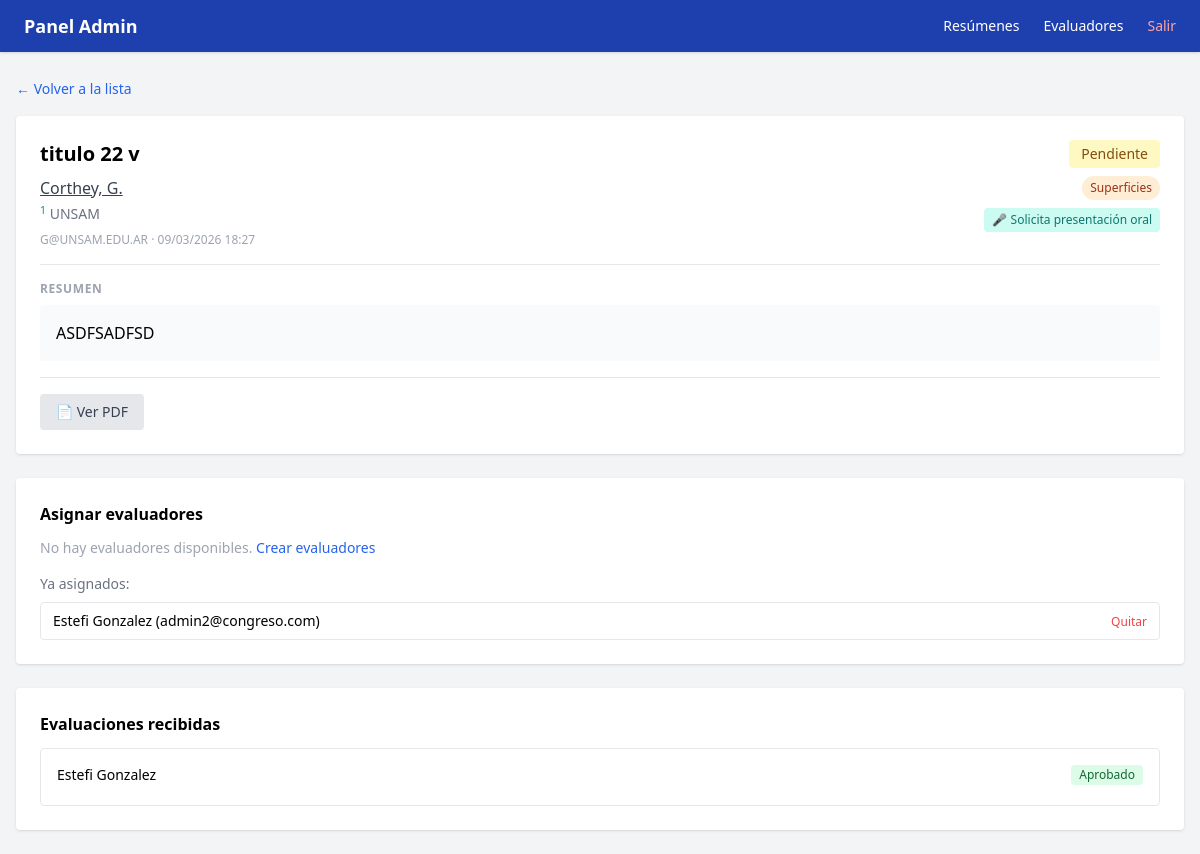
The app's page /admin/abstracts/7 (signed in), older data.
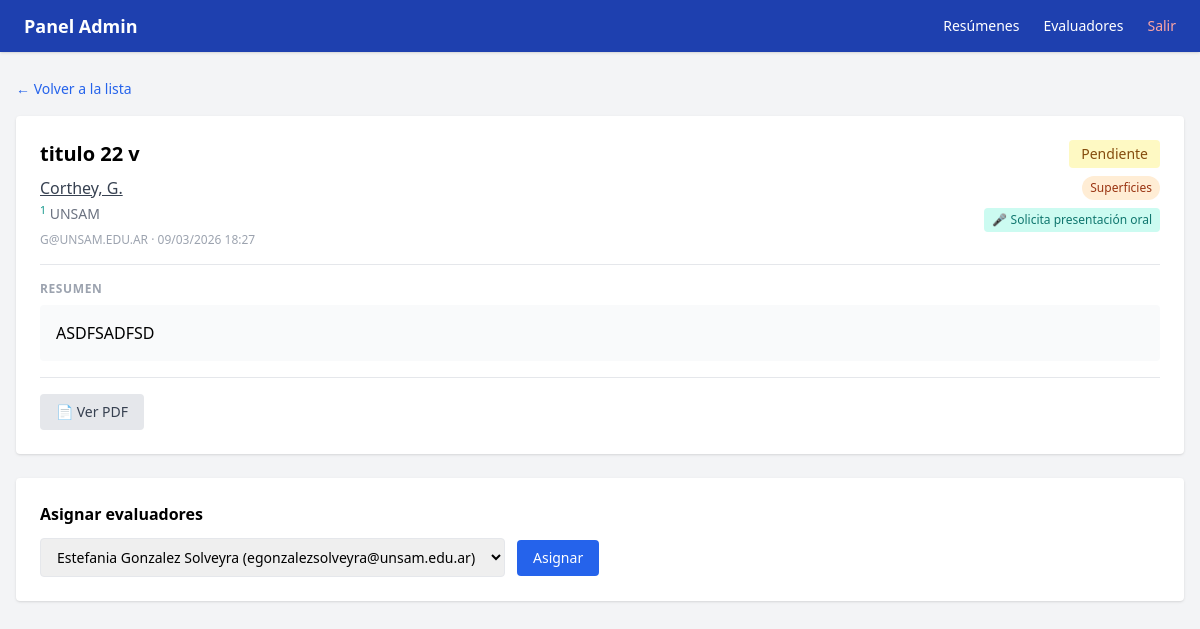
The same page, newer data.
### app/models.py (models this page shows)
class Autor(Base):
    __tablename__ = "autores"
    id = Column(Integer, primary_key=True, index=True)
    abstract_id = Column(Integer, ForeignKey("abstracts.id"), nullable=False)
    nombre = Column(String, nullable=False)
    orden = Column(Integer, nullable=False)
    es_presentador = Column(Integer, default=0)  # 1 = sí
    afiliaciones_ids = Column(String, nullable=True)  # ej: "1,2"
    abstract = relationship("Abstract", back_populates="autores")

class Afiliacion(Base):
    __tablename__ = "afiliaciones"
    id = Column(Integer, primary_key=True, index=True)
    abstract_id = Column(Integer, ForeignKey("abstracts.id"), nullable=False)
    nombre = Column(String, nullable=False)
    orden = Column(Integer, nullable=False)
    abstract = relationship("Abstract", back_populates="afiliaciones")

class Asignacion(Base):
    __tablename__ = "asignaciones"
    id = Column(Integer, primary_key=True, index=True)
    abstract_id = Column(Integer, ForeignKey("abstracts.id"), nullable=False)
    evaluador_id = Column(Integer, ForeignKey("users.id"), nullable=False)
    abstract = relationship("Abstract", back_populates="asignaciones")
    evaluador = relationship("User", back_populates="asignaciones")

class User(Base):
    __tablename__ = "users"
    id = Column(Integer, primary_key=True, index=True)
    email = Column(String, unique=True, index=True, nullable=False)
    nombre = Column(String, nullable=False)
    password_hash = Column(String, nullable=False)
    role = Column(Enum(RoleEnum), nullable=False)
    reviews = relationship("Review", back_populates="evaluador")
    asignaciones = relationship("Asignacion", back_populates="evaluador")

class Review(Base):
    __tablename__ = "reviews"
    id = Column(Integer, primary_key=True, index=True)
    abstract_id = Column(Integer, ForeignKey("abstracts.id"), nullable=False)
    evaluador_id = Column(Integer, ForeignKey("users.id"), nullable=False)
    decision = Column(Enum(EstadoEnum), nullable=True)
    comentario = Column(Text, nullable=True)
    fecha = Column(DateTime, default=datetime.utcnow)
    abstract = relationship("Abstract", back_populates="reviews")
    evaluador = relationship("User", back_populates="reviews")
    recomienda_oral = Column(Integer, nullable=True)

### app/main.py (the view)
@app.get("/admin/abstracts/{abstract_id}", response_class=HTMLResponse)
def admin_abstract_detail(
    abstract_id: int,
    request: Request,
    current_user: models.User = Depends(require_admin),
    db: Session = Depends(get_db)
):
    abstract = db.query(models.Abstract).filter(models.Abstract.id == abstract_id).first()
    if not abstract:
        raise HTTPException(status_code=404, detail="No encontrado")
    evaluadores = db.query(models.User).filter(models.User.role == models.RoleEnum.evaluador).all()
    asignados_ids = [a.evaluador_id for a in abstract.asignaciones]
    evaluadores_disponibles = [e for e in evaluadores if e.id not in asignados_ids]
    reviews = db.query(models.Review).filter(models.Review.abstract_id == abstract_id).all()
    return templates.TemplateResponse("admin/abstract_detail.html", {
        "request": request,
        "abstract": abstract,
        "evaluadores_disponibles": evaluadores_disponibles,
        "reviews": reviews,
        "current_user": current_user
    })

### app/templates/admin/abstract_detail.html (shortened to what the changed rows need)
{% extends "admin/base.html" %}
{% block content %}
<div class="mt-4 bg-white rounded shadow p-6 mb-6">
    <div class="flex flex-col md:flex-row md:items-start md:justify-between mb-4 gap-3">
        <div class="flex-1">
            <h1 class="text-xl font-bold">{{ abstract.titulo | striptags }}</h1>
            <p class="text-gray-700 mt-2">
                {% for autor in abstract.autores %}
                    {% if autor.es_presentador %}<span class="underline">{% endif %}
                    {{ autor.nombre }}
                    {% if autor.es_presentador %}</span>{% endif %}
                {% endfor %}
            </p>
            <div class="mt-1">
                {% for afil in abstract.afiliaciones %}
                    <p class="text-gray-500 text-sm">
                        <sup class="text-teal-600">{{ afil.orden }}</sup> {{ afil.nombre }}
                    </p>
                {% endfor %}
            </div>
        </div>
            {% set area_info = {
                '1': ('Síntesis de nanomateriales', 'bg-blue-100 text-blue-800'),
                '2': ('Autoensamblado', 'bg-purple-100 text-purple-800'),
                '3': ('Nanobiointerfaces', 'bg-green-100 text-green-800'),
                '4': ('Superficies', 'bg-orange-100 text-orange-800'),
                '5': ('Propiedades de nanomateriales', 'bg-yellow-100 text-yellow-800'),
                '6': ('Aplicaciones', 'bg-teal-100 text-teal-800'),
                '7': ('Nanotecnología y Salud', 'bg-red-100 text-red-800'),
            } %}
            {% set info = area_info.get(abstract.area_tematica, ('—', 'bg-gray-100 text-gray-500')) %}
    </div>
</div>
<div class="bg-white rounded shadow p-6 mb-6">
    <h2 class="font-semibold mb-3">Asignar evaluadores</h2>
    {% if evaluadores_disponibles %}
    <form method="post" action="/admin/abstracts/{{ abstract.id }}/asignar" class="flex flex-col sm:flex-row gap-3 items-start sm:items-center">
        <select name="evaluador_id" class="w-full sm:w-auto border rounded px-3 py-2 text-sm focus:outline-none focus:ring-2 focus:ring-blue-400">
            {% for e in evaluadores_disponibles %}
                <option value="{{ e.id }}">{{ e.nombre }} ({{ e.email }})</option>
            {% endfor %}
        </select>
        <button class="bg-blue-600 text-white px-4 py-2 rounded hover:bg-blue-700 text-sm whitespace-nowrap">Asignar</button>
    </form>
    {% else %}
        <p class="text-gray-400 text-sm">No hay evaluadores disponibles. <a href="/admin/evaluadores" class="text-blue-600 hover:underline">Crear evaluadores</a></p>
    {% endif %}
    {% if abstract.asignaciones %}
    <div class="mt-4">
        <p class="text-sm text-gray-500 mb-2">Ya asignados:</p>
        <ul class="text-sm space-y-1">
            {% for asig in abstract.asignaciones %}
            <li class="flex items-center justify-between border rounded px-3 py-2">
                <span class="truncate mr-2">{{ asig.evaluador.nombre }} ({{ asig.evaluador.email }})</span>
                <form method="post" action="/admin/abstracts/{{ abstract.id }}/desasignar/{{ asig.evaluador_id }}">
                    <button class="text-red-500 text-xs hover:underline whitespace-nowrap">Quitar</button>
                </form>
            </li>
            {% endfor %}
        </ul>
    </div>
    {% endif %}
</div>
{% if reviews %}
<div class="bg-white rounded shadow p-6">
    <h2 class="font-semibold mb-3">Evaluaciones recibidas</h2>
    <div class="space-y-3">
        {% for r in reviews %}
        <div class="border rounded p-4">
            <div class="flex items-center justify-between mb-1 gap-2">
                <span class="font-medium text-sm">{{ r.evaluador.nombre }}</span>
                {% if r.decision %}
                    {% if r.decision.value == 'aprobado' %}
                        <span class="bg-green-100 text-green-800 px-2 py-0.5 rounded text-xs whitespace-nowrap">Aprobado</span>
                    {% else %}
                        <span class="bg-red-100 text-red-800 px-2 py-0.5 rounded text-xs whitespace-nowrap">Rechazado</span>
                    {% endif %}
                {% else %}
                    <span class="bg-gray-100 text-gray-500 px-2 py-0.5 rounded text-xs whitespace-nowrap">Sin evaluar</span>
                {% endif %}
            </div>
        </div>
        {% endfor %}
    </div>
</div>
{% endif %}
{% endblock %}

Row changes from the older to the newer data that the page shows:
removed Asignacion: evaluador.nombre "Estefi Gonzalez", evaluador.email "admin2@congreso.com"
removed Review: evaluador.nombre "Estefi Gonzalez", decision "Aprobado"
Text that changed along with them:
form field evaluador_id: (not shown) → "Estefania Gonzalez Solveyra (egonzalezsolveyra@unsam.edu.ar)"
text no longer shown: "No hay evaluadores disponibles. Crear evaluadores Ya asignados: Evaluaciones recibidas"
text now shown: "Asignar"
